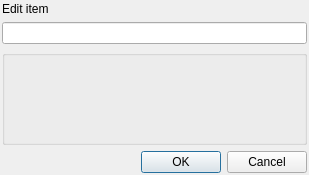
<ui version="4.0" >
 <class>EditItemDialogClass</class>
 <widget class="QDialog" name="EditItemDialogClass" >
  <property name="windowModality" >
   <enum>Qt::WindowModal</enum>
  </property>
  <property name="geometry" >
   <rect>
    <x>0</x>
    <y>0</y>
    <width>309</width>
    <height>175</height>
   </rect>
  </property>
  <property name="windowTitle" >
   <string>Edit item</string>
  </property>
  <layout class="QVBoxLayout" >
   <property name="leftMargin" >
    <number>2</number>
   </property>
   <property name="topMargin" >
    <number>2</number>
   </property>
   <property name="rightMargin" >
    <number>2</number>
   </property>
   <property name="bottomMargin" >
    <number>2</number>
   </property>
   <item>
    <widget class="QLabel" name="lblLabel" >
     <property name="text" >
      <string>Edit item</string>
     </property>
    </widget>
   </item>
   <item>
    <widget class="QLineEdit" name="lneEdit" />
   </item>
   <item>
    <widget class="QGroupBox" name="grbTags" >
     <property name="sizePolicy" >
      <sizepolicy vsizetype="Expanding" hsizetype="Expanding" >
       <horstretch>0</horstretch>
       <verstretch>0</verstretch>
      </sizepolicy>
     </property>
    </widget>
   </item>
   <item>
    <widget class="QDialogButtonBox" name="btbButtons" >
     <property name="standardButtons" >
      <set>QDialogButtonBox::Cancel|QDialogButtonBox::NoButton|QDialogButtonBox::Ok</set>
     </property>
    </widget>
   </item>
  </layout>
 </widget>
 <layoutdefault spacing="6" margin="11" />
 <resources/>
 <connections>
  <connection>
   <sender>btbButtons</sender>
   <signal>accepted()</signal>
   <receiver>EditItemDialogClass</receiver>
   <slot>accept()</slot>
   <hints>
    <hint type="sourcelabel" >
     <x>26</x>
     <y>234</y>
    </hint>
    <hint type="destinationlabel" >
     <x>4</x>
     <y>248</y>
    </hint>
   </hints>
  </connection>
  <connection>
   <sender>btbButtons</sender>
   <signal>rejected()</signal>
   <receiver>EditItemDialogClass</receiver>
   <slot>reject()</slot>
   <hints>
    <hint type="sourcelabel" >
     <x>155</x>
     <y>240</y>
    </hint>
    <hint type="destinationlabel" >
     <x>174</x>
     <y>248</y>
    </hint>
   </hints>
  </connection>
 </connections>
</ui>
